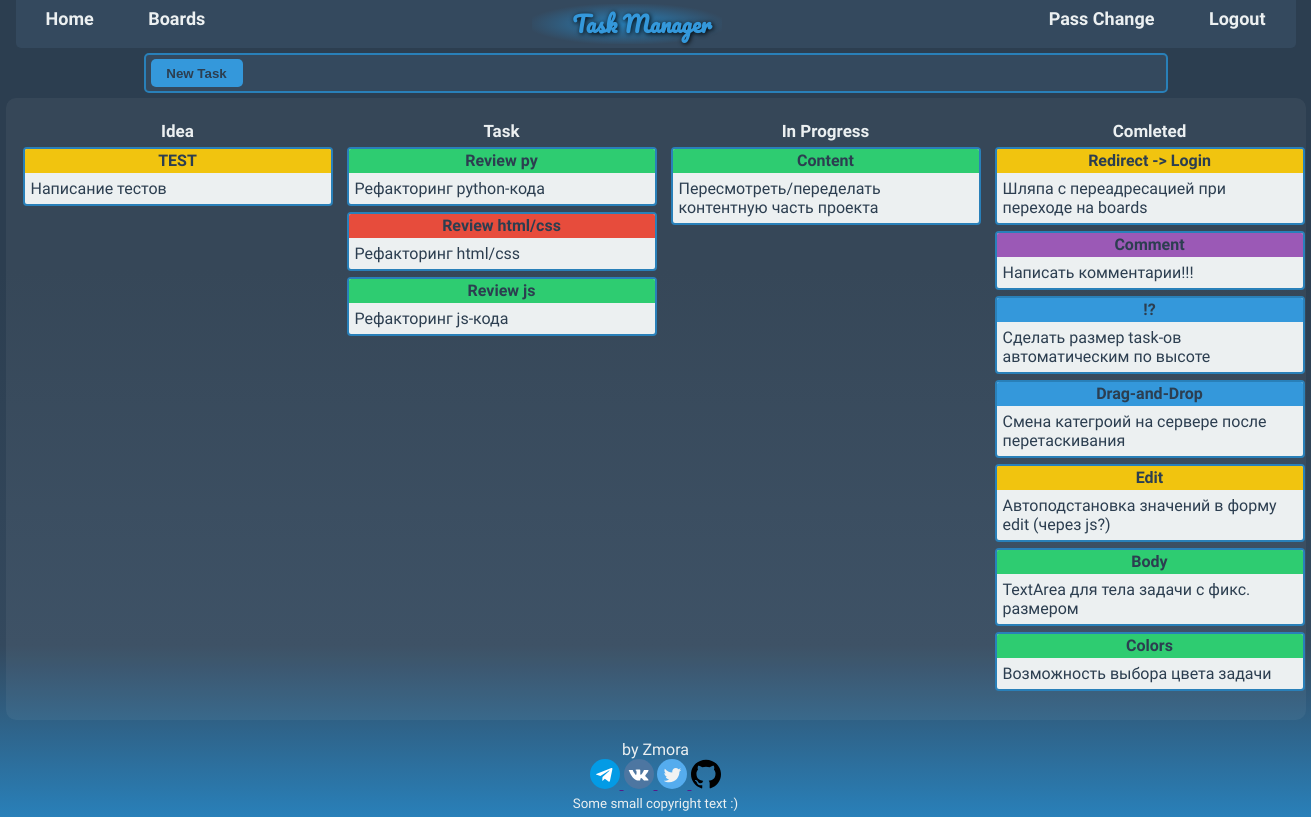
Before: /taskboard/4 (signed in) with the older database file.
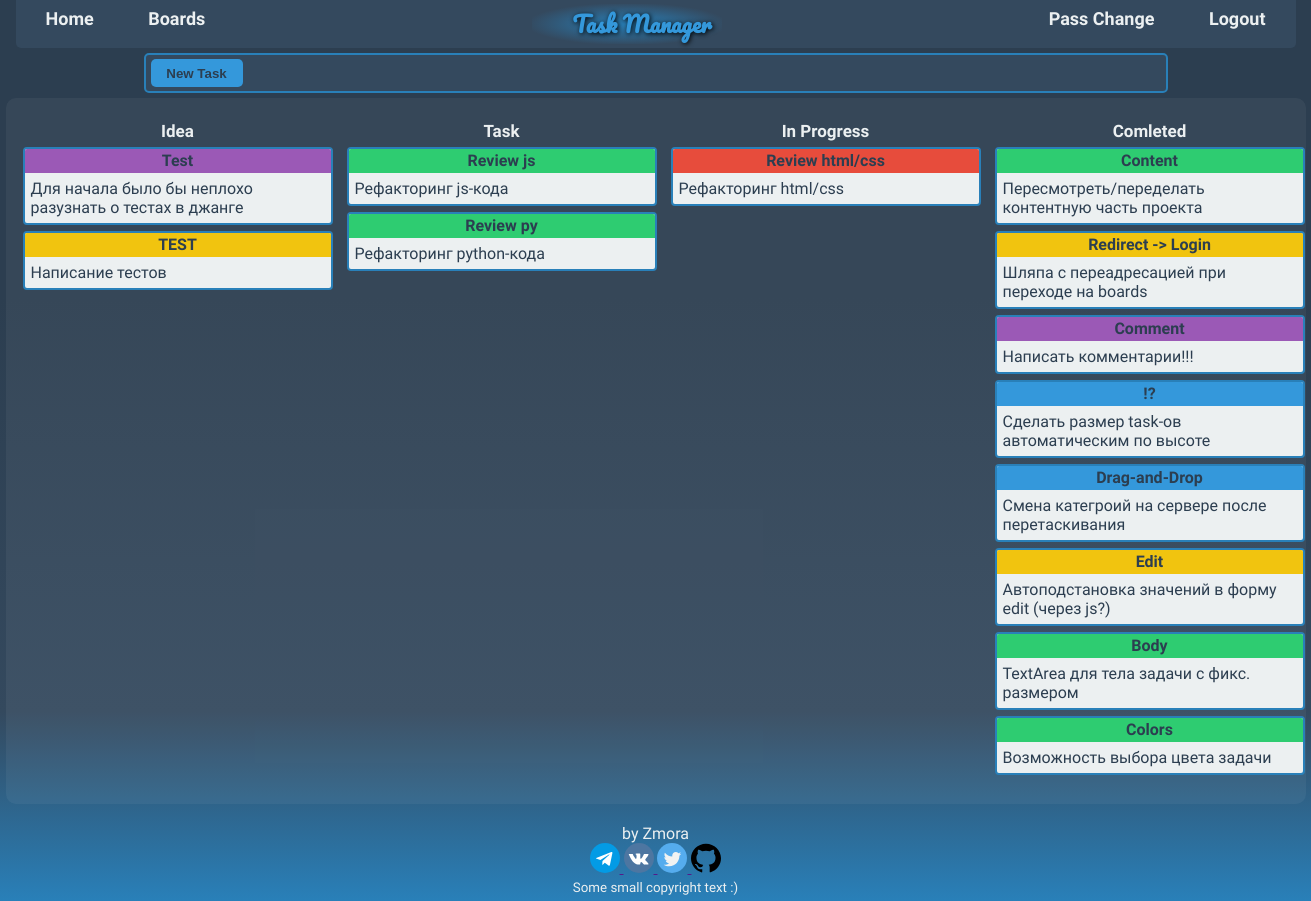
After: the same page with the newer database file.
### task_manager/models.py (models this page shows, shortened)
class Task(models.Model):
	STAGE_CHOICE = (
		(1, 'Idea'),
		(2, 'Task'),
		(3, 'In Progress'),
		(4, 'Comleted'))
	COLOR_CHOICE = (
		('bg1', 'Red'),
		('bg2', 'Green'),
		('bg3', 'Orange'),
		('bg4', 'Lilac'),
		('bg5', 'Blue'),)
	title = models.CharField(max_length=32)
	body = models.CharField(max_length=185)
	stage = models.IntegerField(choices=STAGE_CHOICE, default=1)
	bg = models.CharField(max_length=3, choices=COLOR_CHOICE, default='bg5')
	pub_date = models.DateTimeField(auto_now_add=True)
	last_change = models.DateTimeField(auto_now=True)
	board = models.ForeignKey(TaskBoard, on_delete=models.CASCADE,
		related_name='tasks')
	class Meta:
		ordering = ['-last_change']
		verbose_name = 'Task'
		verbose_name_plural = 'Tasks'

### task_manager/views.py (the view, shortened to what this page needs)
# urls.py: path('taskboard/<int:board_id>', TasksView.as_view(),
class TasksView(LoginRequiredMixin, View):
	login_url='login_url'
	def get(self, request, board_id):
		if TaskBoard.objects.get(id=board_id).user != request.user:
			return HttpResponseForbidden('<h1>403 Forbidden</h1>')
		tasks = Task.objects.filter(board=board_id)
		stages = Task.STAGE_CHOICE
		form = TaskForm()
		context = {
			'tasks': tasks,
			'stages': stages,
			'form': form,
		}
		return render(request, 'task_manager/taskboard.html', context=context)

### task_manager/templates/task_manager/taskboard.html (shortened to what this page needs)
{% extends "index.html" %}
{% block main %}
	{% include 'task_manager/includes/task_toolbar.html' %}
	<div class="tasks-container">
		<div class="tasks js-tasks" data-drop-url="{% url 'view_drop' %}">
		{% for stage in stages %}
			<div class="colmn js-col" data-column-id="{{stage.0}}">
				<div class="col-title"> <span> {{stage.1}} </span> </div>
				<div class="col-tasks js-inner">
					{% for task in tasks %}
						{% if  task.stage == stage.0%}
							<div class="card1 js-card"  draggable="true" data-task-id="{{task.id}}" data-task-stage="{{task.stage}}" data-task-title="{{task.title}}" data-task-body="{{task.body}}" data-task-color="{{task.bg}}">
								<div class="card1-title {{task.bg}}"> <span> {{task.title}} </span> </div>
								<div class="card1-body"> <span> {{task.body}} </span> </div>
							</div>
						{% endif %}
					{% endfor %}
				</div>
			</div>
		{% endfor %}
		</div>
	</div>
{% endblock main %}

Changed rows visible on the page:
added Task: title "Test", body "Для начала было бы неплохо разузнать о тестах в джанге", bg "bg4" (drawn), shown under "Idea"
changed Task "Review js": moves up the list
changed Task "Review html/css": moves from the list under "Task" to the list under "In Progress"
changed Task "Content": moves from the list under "In Progress" to the list under "Comleted"
